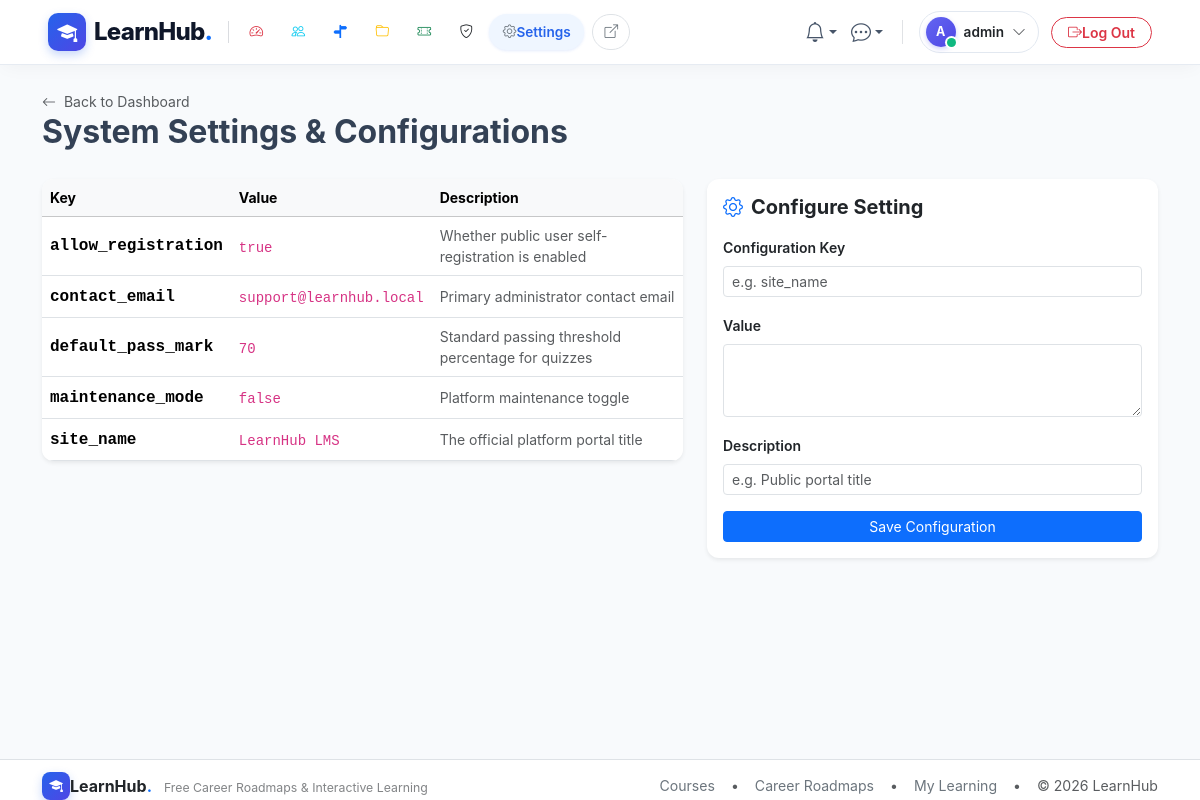
The app's page /admin/settings (signed in) with its own data.
### app/models/users.py (models this page shows, shortened)
class User(UserMixin, db.Model):
    __tablename__ = 'users'
    id = db.Column(db.Integer, primary_key=True)
    email = db.Column(db.String(120), unique=True, nullable=False, index=True)
    username = db.Column(db.String(80), unique=True, nullable=False, index=True)
    password_hash = db.Column(db.String(255), nullable=False)
    role_id = db.Column(db.Integer, db.ForeignKey('roles.id'), nullable=False)
    is_active = db.Column(db.Boolean, default=True, nullable=False)
    last_login = db.Column(db.DateTime, nullable=True)
    created_at = db.Column(db.DateTime, default=utcnow, nullable=False)
    role = db.relationship('Role', back_populates='users', lazy='joined')
    profile = db.relationship('UserProfile', back_populates='user', uselist=False, cascade='all, delete-orphan', lazy='joined')
    notifications = db.relationship('Notification', back_populates='user', cascade='all, delete-orphan', lazy='select', order_by='Notification.created_at.desc()')
    enrollments = db.relationship('Enrollment', back_populates='user', lazy='select')
    orders = db.relationship('Order', back_populates='user', lazy='select')
    course_instructors = db.relationship('CourseInstructor', back_populates='user', lazy='select')
    created_courses = db.relationship('Course', back_populates='creator', foreign_keys='Course.created_by', lazy='select')
    wishlists = db.relationship('Wishlist', back_populates='user', cascade='all, delete-orphan', lazy='select')
    quiz_attempts = db.relationship('QuizAttempt', back_populates='user', lazy='select')
    submissions = db.relationship('Submission', back_populates='user', lazy='select')
    forum_threads = db.relationship('ForumThread', back_populates='author', lazy='select')
    forum_posts = db.relationship('ForumPost', back_populates='author', lazy='select')
    post_likes = db.relationship('PostLike', back_populates='user', cascade='all, delete-orphan', lazy='select')
    sent_messages = db.relationship('Message', back_populates='sender', foreign_keys='Message.sender_id', lazy='select')
    received_messages = db.relationship('Message', back_populates='recipient', foreign_keys='Message.recipient_id', lazy='select')
    user_badges = db.relationship('UserBadge', back_populates='user', cascade='all, delete-orphan', lazy='select')
    reviews = db.relationship('Review', back_populates='user', lazy='select')
    audit_logs = db.relationship('AuditLog', back_populates='user', lazy='select')
    def has_role(self, role_name: str) -> bool:
        return bool(self.role and self.role.name.lower() == role_name.lower())
    @property
    def is_admin(self) -> bool:
        return self.has_role('admin')
    @property
    def is_instructor(self) -> bool:
        return self.has_role('instructor')

### app/models/admin.py (models this page shows, shortened)
class Setting(db.Model):
    __tablename__ = 'settings'
    id = db.Column(db.Integer, primary_key=True)
    key = db.Column(db.String(100), unique=True, nullable=False, index=True)
    value = db.Column(db.Text, nullable=False)
    description = db.Column(db.String(255), nullable=True)
    created_at = db.Column(db.DateTime, default=utcnow, nullable=False)

### app/blueprints/admin/routes.py (the view, shortened to what this page needs)
@admin_bp.route('/settings', methods=['GET', 'POST'])
def settings():
    form = SettingForm()
    items = Setting.query.order_by(Setting.key).all()
    return render_template('admin/settings.html', settings=items, form=form)

### app/templates/admin/settings.html (shortened to what this page needs)
{% extends 'base.html' %}
{% block content %}
<div class="container py-4">
  <div class="d-flex justify-content-between align-items-center mb-4">
    <div>
      <a href="{{ url_for('admin.dashboard') }}" class="text-muted small text-decoration-none">
        <i class="bi bi-arrow-left me-1"></i> Back to Dashboard
      </a>
      <h2 class="fw-bold mb-1">System Settings & Configurations</h2>
    </div>
  </div>
  <div class="row g-4">
    <div class="col-lg-7">
      <div class="card shadow-sm border-0">
        <div class="table-responsive">
          <table class="table table-hover align-middle mb-0">
            <thead class="table-light small">
              <tr>
                <th>Key</th>
                <th>Value</th>
                <th>Description</th>
              </tr>
            </thead>
            <tbody>
              {% for s in settings %}
                <tr>
                  <td class="font-monospace fw-bold">{{ s.key }}</td>
                  <td><code>{{ s.value }}</code></td>
                  <td class="text-muted small">{{ s.description or '' }}</td>
                </tr>
              {% else %}
                <tr><td colspan="3" class="text-center py-3 text-muted">No settings defined.</td></tr>
              {% endfor %}
            </tbody>
          </table>
        </div>
      </div>
    </div>
    <div class="col-lg-5">
      <div class="card p-3 shadow-sm border-0 sticky-top" style="top: 80px;">
        <h5 class="fw-bold mb-3"><i class="bi bi-gear text-primary me-2"></i>Configure Setting</h5>
        <form method="POST">
          <div class="mb-3">
            {{ form.key.label(class="form-label small fw-semibold") }}
            {{ form.key(class="form-control form-control-sm", placeholder="e.g. site_name") }}
          </div>
          <div class="mb-3">
            {{ form.value.label(class="form-label small fw-semibold") }}
            {{ form.value(class="form-control form-control-sm", rows="3") }}
          </div>
          <div class="mb-3">
            {{ form.description.label(class="form-label small fw-semibold") }}
            {{ form.description(class="form-control form-control-sm", placeholder="e.g. Public portal title") }}
          </div>
          <button type="submit" class="btn btn-primary btn-sm w-100">Save Configuration</button>
        </form>
      </div>
    </div>
  </div>
</div>
{% endblock %}

### app/templates/partials/navbar.html (shortened to what this page needs)
{% set is_preview = is_preview if is_preview is defined else (True if (request.args.get('preview') == '1' or session.get('live_preview')) and request.blueprint != 'admin' else False) %}
{% set preview_qs = preview_qs if preview_qs is defined else ('?preview=1' if is_preview else '') %}
{% set is_admin_panel = (request.blueprint == 'admin') %}
{% set is_user_logged_in = current_user.is_authenticated and not (is_preview and not is_admin_panel) %}
{% set is_admin_user = current_user.is_authenticated and current_user.is_admin and not (is_preview and not is_admin_panel) %}
<nav class="navbar navbar-expand-lg navbar-glass sticky-top py-2">
  <div class="container-fluid px-xl-5 px-lg-4 px-3">
    <a class="navbar-brand d-flex align-items-center gap-2 text-decoration-none me-2" href="{{ url_for('admin.dashboard') if (is_admin_panel or is_admin_user) else (url_for('catalog.home') ~ preview_qs) }}">
      <div class="brand-logo-squircle">
        <i class="bi bi-mortarboard-fill"></i>
      </div>
      <span class="fs-4 brand-text leading-none">LearnHub<span class="text-primary">.</span></span>
    </a>
    <div class="offcanvas-lg offcanvas-start flex-grow-1" tabindex="-1" id="navbarOffcanvas" aria-labelledby="navbarOffcanvasLabel">
      <div class="offcanvas-body d-flex flex-column flex-lg-row align-items-lg-center justify-content-between p-3 p-lg-0 w-100">
        <ul class="navbar-nav me-auto mb-2 mb-lg-0 align-items-lg-center gap-1 flex-lg-nowrap d-none d-lg-flex">
          {% if is_admin_panel %}
            {% set is_dash_active = (request.endpoint == 'admin.dashboard') %}
            {% set is_users_active = (request.endpoint and ('user' in request.endpoint or 'role' in request.endpoint)) %}
            {% set is_roadmaps_active = (request.endpoint and 'roadmap' in request.endpoint) %}
            {% set is_cat_active = (request.endpoint and ('categor' in request.endpoint or 'department' in request.endpoint or 'tag' in request.endpoint)) %}
            {% set is_coupons_active = (request.endpoint and 'coupon' in request.endpoint) %}
            {% set is_audit_active = (request.endpoint and 'audit' in request.endpoint) %}
            {% set is_settings_active = (request.endpoint and ('setting' in request.endpoint or 'badge' in request.endpoint)) %}
            <li class="nav-item">
              <a class="nav-link admin-nav-item {% if is_dash_active %}active{% endif %}" href="{{ url_for('admin.dashboard') }}" title="Dashboard">
                <i class="bi bi-speedometer2 text-danger {% if is_dash_active %}me-1.5{% endif %}"></i>
              </a>
            </li>
            <li class="nav-item">
              <a class="nav-link admin-nav-item {% if is_users_active %}active{% endif %}" href="{{ url_for('admin.users_list') }}" title="Users & Roles">
                <i class="bi bi-people text-info {% if is_users_active %}me-1.5{% endif %}"></i>
              </a>
            </li>
            <li class="nav-item">
              <a class="nav-link admin-nav-item {% if is_roadmaps_active %}active{% endif %}" href="{{ url_for('admin.roadmaps') }}" title="Career Roadmaps">
                <i class="bi bi-signpost-split-fill text-primary {% if is_roadmaps_active %}me-1.5{% endif %}"></i>
              </a>
            </li>
            <li class="nav-item">
              <a class="nav-link admin-nav-item {% if is_cat_active %}active{% endif %}" href="{{ url_for('admin.categories') }}" title="Categories & Taxonomy">
                <i class="bi bi-folder text-warning {% if is_cat_active %}me-1.5{% endif %}"></i>
              </a>
            </li>
            <li class="nav-item">
              <a class="nav-link admin-nav-item {% if is_coupons_active %}active{% endif %}" href="{{ url_for('admin.coupons') }}" title="Promo Coupons">
                <i class="bi bi-ticket-perforated text-success {% if is_coupons_active %}me-1.5{% endif %}"></i>
              </a>
            </li>
            <li class="nav-item">
              <a class="nav-link admin-nav-item {% if is_audit_active %}active{% endif %}" href="{{ url_for('admin.audit_logs') }}" title="Security Audit Logs">
                <i class="bi bi-shield-check text-dark {% if is_audit_active %}me-1.5{% endif %}"></i>
              </a>
            </li>
            <li class="nav-item">
              <a class="nav-link admin-nav-item {% if is_settings_active %}active{% endif %}" href="{{ url_for('admin.settings') }}" title="System Settings">
                <i class="bi bi-gear text-secondary {% if is_settings_active %}me-1.5{% endif %}"></i>
                {% if is_settings_active %}<span>Settings</span>{% endif %}
              </a>
            </li>
            <li class="nav-item ms-1">
              <a class="nav-link admin-nav-item text-secondary border" href="{{ url_for('catalog.home', preview=1) }}" target="_blank" title="View Live Website">
                <i class="bi bi-box-arrow-up-right"></i>
              </a>
            </li>
          {% endif %}
        </ul>
        <ul class="navbar-nav ms-auto mb-2 mb-lg-0 align-items-center gap-2 flex-nowrap justify-content-end d-none d-lg-flex">
          {% if is_user_logged_in %}
            <li class="nav-item dropdown">
              <a class="btn-nav-icon position-relative text-decoration-none dropdown-toggle border-0" href="#" id="navNotifDropdown" role="button" data-bs-toggle="dropdown" aria-expanded="false" title="Notifications">
                <i class="bi bi-bell fs-5"></i>
              </a>
            </li>
            <li class="nav-item dropdown">
              <a class="btn-nav-icon position-relative text-decoration-none dropdown-toggle border-0" href="#" id="navMsgDropdown" role="button" data-bs-toggle="dropdown" aria-expanded="false" title="Direct Messages">
                <i class="bi bi-chat-dots fs-5"></i>
              </a>
            </li>
            <li class="nav-item dropdown">
              <a class="user-profile-pill d-flex align-items-center gap-2 text-decoration-none" href="#" role="button" data-bs-toggle="dropdown" aria-expanded="false">
                <div class="position-relative">
                  <div class="avatar-nav-circle">
                    {{ (current_user.username[0]|upper) if current_user.username else 'U' }}
                  </div>
                  <span class="online-dot"></span>
                </div>
                <span class="fw-semibold text-dark user-name-label">{{ current_user.username }}</span>
                <i class="bi bi-chevron-down text-muted small ms-0.5"></i>
              </a>
            </li>
            {% if is_admin_panel or is_admin_user %}
              <li class="nav-item ms-1">
                <form action="{{ url_for('auth.logout') }}" method="POST" class="m-0">
                  <button type="submit" class="btn btn-outline-danger btn-sm rounded-pill px-3 py-1 fw-semibold d-flex align-items-center gap-1.5" title="Sign out of LearnHub">
                    <i class="bi bi-box-arrow-right"></i>
                    <span>Log Out</span>
                  </button>
                </form>
              </li>
            {% endif %}
          {% endif %}
        </ul>
      </div>
    </div>
  </div>
</nav>

### records on screen
User: username "A", username "admin"
Setting: key "allow_registration", value "true", description "Whether public user self-registration is enabled"
Setting: key "contact_email", value "support@learnhub.local", description "Primary administrator contact email"
Setting: key "default_pass_mark", value "70", description "Standard passing threshold percentage for quizzes"
Setting: key "maintenance_mode", value "false", description "Platform maintenance toggle"
Setting: key "site_name", value "LearnHub LMS", description "The official platform portal title"
